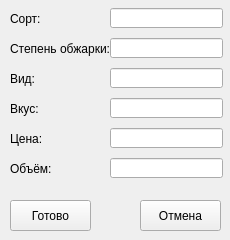
<?xml version="1.0" encoding="UTF-8"?>
<ui version="4.0">
 <class>Form</class>
 <widget class="QWidget" name="Form">
  <property name="geometry">
   <rect>
    <x>0</x>
    <y>0</y>
    <width>230</width>
    <height>240</height>
   </rect>
  </property>
  <property name="windowTitle">
   <string>Form</string>
  </property>
  <widget class="QLineEdit" name="LE_Variety">
   <property name="geometry">
    <rect>
     <x>110</x>
     <y>8</y>
     <width>113</width>
     <height>20</height>
    </rect>
   </property>
  </widget>
  <widget class="QLabel" name="label_2">
   <property name="geometry">
    <rect>
     <x>10</x>
     <y>8</y>
     <width>91</width>
     <height>21</height>
    </rect>
   </property>
   <property name="text">
    <string>Сорт:</string>
   </property>
  </widget>
  <widget class="QLineEdit" name="LE_Roast">
   <property name="geometry">
    <rect>
     <x>110</x>
     <y>38</y>
     <width>113</width>
     <height>20</height>
    </rect>
   </property>
  </widget>
  <widget class="QLabel" name="label_3">
   <property name="geometry">
    <rect>
     <x>10</x>
     <y>38</y>
     <width>101</width>
     <height>21</height>
    </rect>
   </property>
   <property name="text">
    <string>Степень обжарки:</string>
   </property>
  </widget>
  <widget class="QLineEdit" name="LE_Type">
   <property name="geometry">
    <rect>
     <x>110</x>
     <y>68</y>
     <width>113</width>
     <height>20</height>
    </rect>
   </property>
  </widget>
  <widget class="QLabel" name="label_4">
   <property name="geometry">
    <rect>
     <x>10</x>
     <y>68</y>
     <width>91</width>
     <height>21</height>
    </rect>
   </property>
   <property name="text">
    <string>Вид:</string>
   </property>
  </widget>
  <widget class="QLineEdit" name="LE_Taste">
   <property name="geometry">
    <rect>
     <x>110</x>
     <y>98</y>
     <width>113</width>
     <height>20</height>
    </rect>
   </property>
  </widget>
  <widget class="QLabel" name="label_5">
   <property name="geometry">
    <rect>
     <x>10</x>
     <y>98</y>
     <width>91</width>
     <height>21</height>
    </rect>
   </property>
   <property name="text">
    <string>Вкус:</string>
   </property>
  </widget>
  <widget class="QLineEdit" name="LE_Price">
   <property name="geometry">
    <rect>
     <x>110</x>
     <y>128</y>
     <width>113</width>
     <height>20</height>
    </rect>
   </property>
  </widget>
  <widget class="QLabel" name="label_6">
   <property name="geometry">
    <rect>
     <x>10</x>
     <y>128</y>
     <width>91</width>
     <height>21</height>
    </rect>
   </property>
   <property name="text">
    <string>Цена:</string>
   </property>
  </widget>
  <widget class="QLineEdit" name="LE_Volume">
   <property name="geometry">
    <rect>
     <x>110</x>
     <y>158</y>
     <width>113</width>
     <height>20</height>
    </rect>
   </property>
  </widget>
  <widget class="QLabel" name="label_7">
   <property name="geometry">
    <rect>
     <x>10</x>
     <y>158</y>
     <width>91</width>
     <height>21</height>
    </rect>
   </property>
   <property name="text">
    <string>Объём:</string>
   </property>
  </widget>
  <widget class="QPushButton" name="PB_Ready">
   <property name="geometry">
    <rect>
     <x>10</x>
     <y>200</y>
     <width>81</width>
     <height>31</height>
    </rect>
   </property>
   <property name="text">
    <string>Готово</string>
   </property>
  </widget>
  <widget class="QPushButton" name="PB_Cancel">
   <property name="geometry">
    <rect>
     <x>140</x>
     <y>200</y>
     <width>81</width>
     <height>31</height>
    </rect>
   </property>
   <property name="text">
    <string>Отмена</string>
   </property>
  </widget>
 </widget>
 <resources/>
 <connections/>
</ui>
